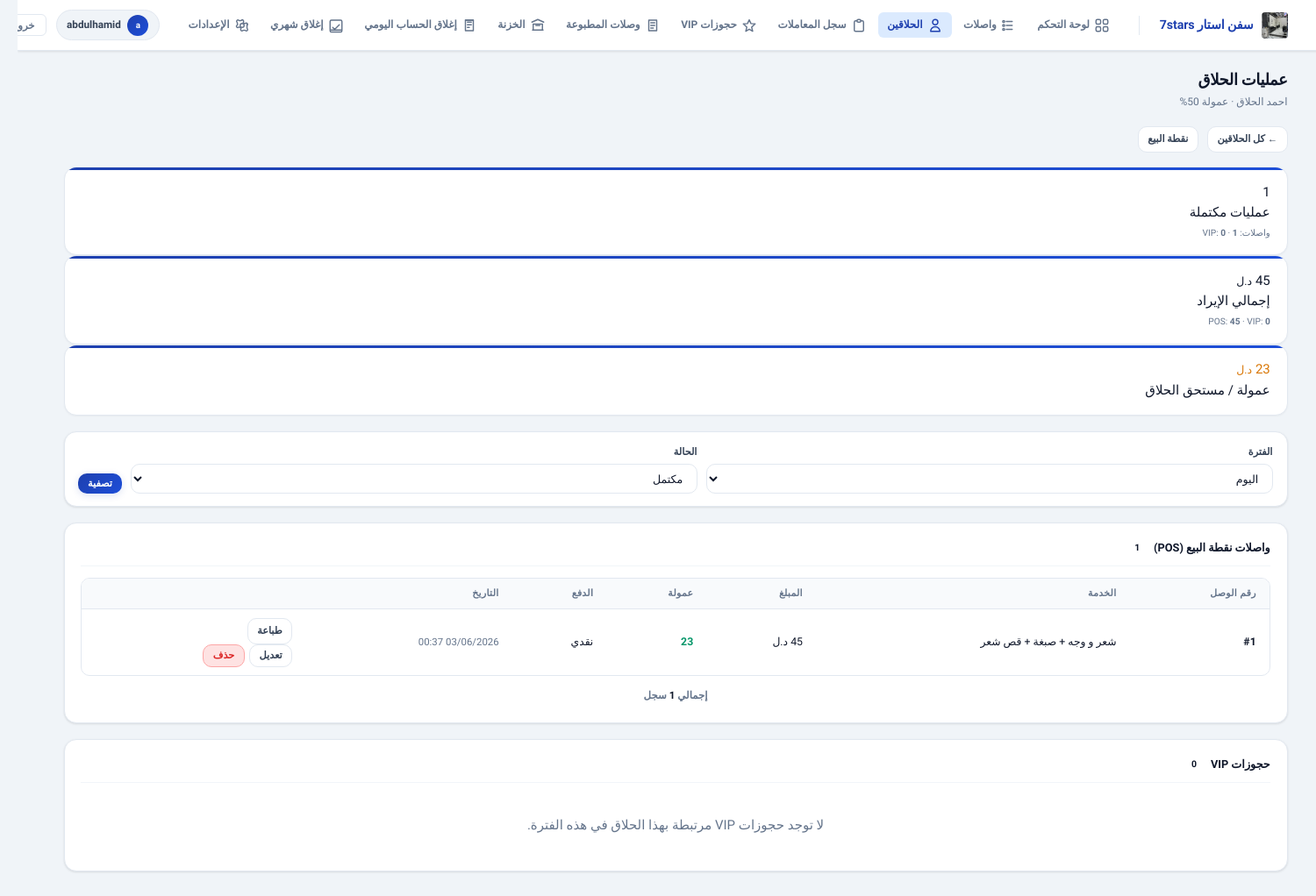
The app's page /app/barbers/3/?period=today&from=2026-06-03&to=2026-06-03 (signed in), older data.
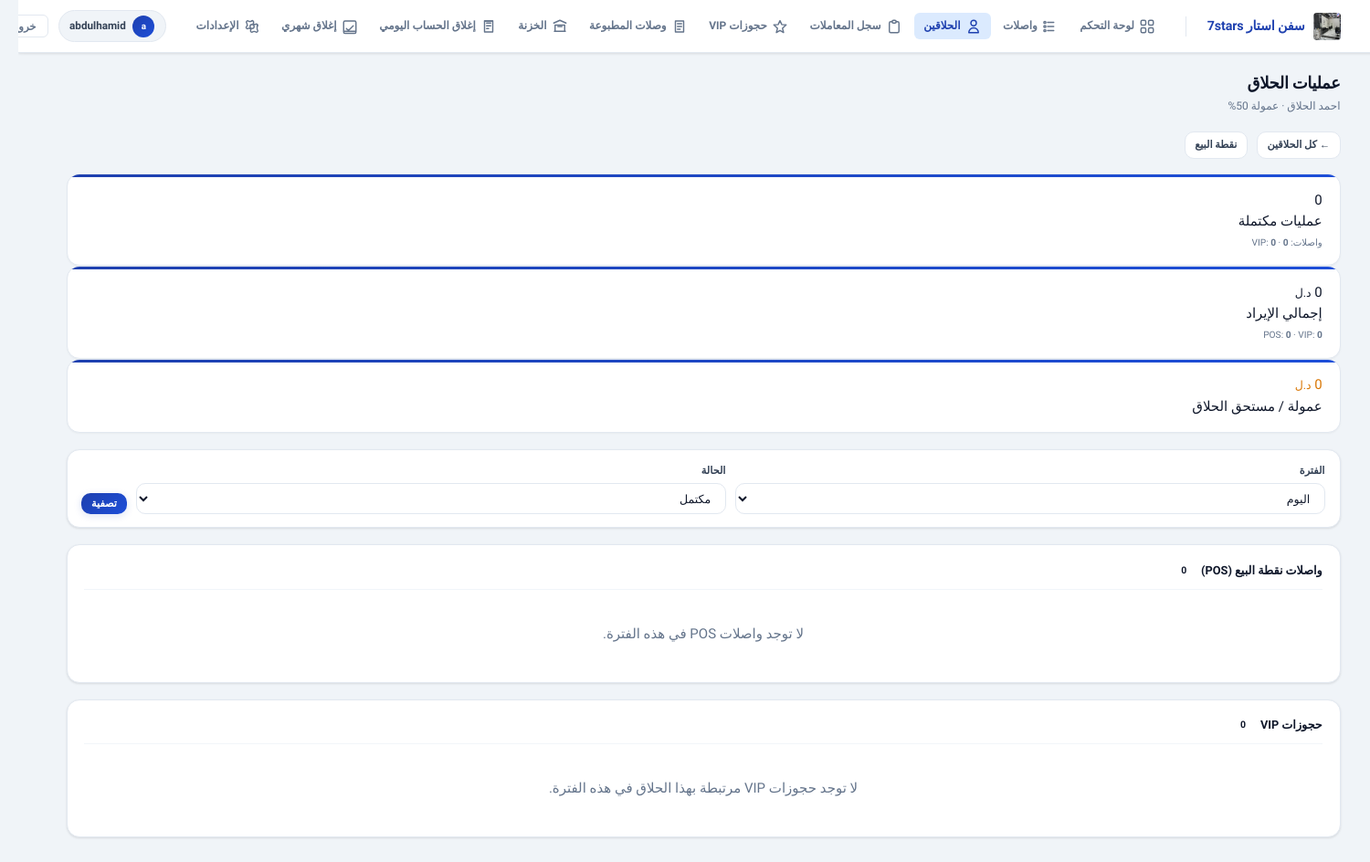
The same page, newer data.
### core/models.py (models this page shows, shortened)
class TimestampedModel(models.Model):
    created_at = models.DateTimeField(auto_now_add=True, db_index=True)
    updated_at = models.DateTimeField(auto_now=True, db_index=True)
    class Meta:
        abstract = True

class TicketItem(TimestampedModel):
    ticket = models.ForeignKey("core.Ticket", on_delete=models.CASCADE, related_name="items")
    service = models.ForeignKey("core.Service", on_delete=models.PROTECT, related_name="ticket_items")
    price = models.DecimalField(max_digits=12, decimal_places=2, default=0)
    commission_pct = models.DecimalField(max_digits=5, decimal_places=2, default=0)
    barber_commission_amount = models.DecimalField(max_digits=12, decimal_places=2, default=0)
    class Meta:
        unique_together = [("ticket", "service")]

class Service(TimestampedModel):
    name = models.CharField(max_length=120)
    category = models.ForeignKey(
        "core.ServiceCategory",
        on_delete=models.SET_NULL,
        null=True,
        blank=True,
        related_name="services",
    )
    base_price = models.DecimalField(max_digits=10, decimal_places=2, default=0)
    is_active = models.BooleanField(default=True)

class Ticket(TimestampedModel):
    customer = models.ForeignKey("core.Customer", on_delete=models.PROTECT, related_name="tickets")
    barber = models.ForeignKey("accounts.BarberProfile", on_delete=models.PROTECT, related_name="tickets")
    shift = models.ForeignKey("core.Shift", on_delete=models.PROTECT, related_name="tickets")
    service = models.ForeignKey(
        "core.Service",
        on_delete=models.SET_NULL,
        null=True,
        blank=True,
        related_name="tickets",
    )
    shift_sequence = models.PositiveIntegerField(
        null=True,
        blank=True,
        db_index=True,
        help_text="رقم تسلسلي للوصل ضمن الشفت (يُطبع على الوصل بدل اسم الزبون)",
    )
    status = models.CharField(max_length=20, choices=TicketStatus.choices, default=TicketStatus.WAITING, db_index=True)
    queue_position = models.PositiveIntegerField(default=0, db_index=True)
    started_at = models.DateTimeField(null=True, blank=True, db_index=True)
    completed_at = models.DateTimeField(null=True, blank=True, db_index=True)
    subtotal = models.DecimalField(max_digits=12, decimal_places=2, default=0)
    discount = models.DecimalField(max_digits=12, decimal_places=2, default=0)
    total = models.DecimalField(max_digits=12, decimal_places=2, default=0)
    barber_commission_total = models.DecimalField(max_digits=12, decimal_places=2, default=0)
    description = models.CharField(max_length=255, blank=True, default="")
    payment_method = models.CharField(
        max_length=10, choices=PaymentMethod.choices, default=PaymentMethod.CASH, blank=True,
    )
    locked_by_close = models.ForeignKey(
        "core.CloseLedger",
        on_delete=models.PROTECT,
        null=True,
        blank=True,
        related_name="locked_tickets",
    )
    class Meta:
        indexes = [
            models.Index(fields=["barber", "status", "queue_position"]),
            models.Index(fields=["shift", "status"]),
        ]
        constraints = [
            models.CheckConstraint(check=Q(total__gte=0), name="ticket_total_gte_0"),
            models.UniqueConstraint(
                fields=["shift", "shift_sequence"],
                condition=Q(shift_sequence__isnull=False),
                name="ticket_unique_shift_sequence",
            ),
        ]

### barber_ms/views.py (the view, shortened to what this page needs)
# urls.py: path("barbers/<int:barber_id>/", views.barber_operations_view, name="barber_operations"),
@login_required
def barber_operations_view(request, barber_id: int):
    if not _is_cashier_or_admin(request.user):
        messages.error(request, "ليس لديك صلاحية الوصول.")
        return redirect("frontend:dashboard")
    barber = get_object_or_404(BarberProfile.objects.select_related("user"), pk=barber_id)
    from_date, to_date, period = _parse_filter_dates(request)
    filter_shift = None
    shift_id = (request.GET.get("shift_id") or "").strip()
    if period == "shift" and shift_id.isdigit():
        filter_shift = get_object_or_404(Shift, pk=int(shift_id))
    tickets_qs = (
        Ticket.objects.filter(barber=barber)
        .select_related("customer", "barber__user", "service", "shift")
        .prefetch_related("receipts", "items__service")
        .order_by("-completed_at", "-created_at")
    )
    if filter_shift:
        tickets_qs = tickets_qs.filter(shift=filter_shift)
    else:
        if from_date:
            tickets_qs = tickets_qs.filter(completed_at__date__gte=from_date)
        if to_date:
            tickets_qs = tickets_qs.filter(completed_at__date__lte=to_date)
    status = (request.GET.get("status") or "COMPLETED").strip()
    if status == "ALL":
        pass
    elif status in dict(TicketStatus.choices):
        tickets_qs = tickets_qs.filter(status=status)
    else:
        tickets_qs = tickets_qs.filter(status=TicketStatus.COMPLETED)
        status = TicketStatus.COMPLETED
    if filter_shift:
        shift_stats = barber_shift_summary(barber, filter_shift)
        summary = {
            "tickets": shift_stats["ticket_count"],
            "revenue": shift_stats["total_revenue"],
            "commission": shift_stats["total_commission"],
            "vip_bookings": 0,
            "vip_revenue": 0,
            "vip_commission": 0,
        }
    else:
        summary = barber_combined_stats(barber, from_date, to_date)
    paginator, tickets_page = paginate_queryset(
        request, tickets_qs, per_page=BARBER_TX_PER_PAGE
    )
    vip_qs = vip_bookings_for_barber(
        barber, from_date=from_date, to_date=to_date, status=status if status != "ALL" else None
    )
    vip_paginator, vip_bookings_page = paginate_queryset(
        request, vip_qs, per_page=BARBER_TX_PER_PAGE, page_param="vpage"
    )
    vip_rows = []
    for booking in vip_bookings_page.object_list:
        rev, comm = barber_vip_share(booking, barber)
        vip_rows.append({"booking": booking, "share": rev, "commission": comm})
    return render(
        request,
        "frontend/barber_operations.html",
        {
            "barber": barber,
            "tickets_page": tickets_page,
            "paginator": paginator,
            "vip_rows": vip_rows,
            "vip_page": vip_bookings_page,
            "vip_paginator": vip_paginator,
            "vip_query_string": querystring_excluding_page(request, page_param="vpage"),
            "query_string": querystring_excluding_page(request),
            "filter_status": status or "COMPLETED",
            "filter_from": from_date,
            "filter_to": to_date,
            "filter_period": period,
            "filter_shift": filter_shift,
            "filter_shift_range": shift_display_range(filter_shift) if filter_shift else "",
            "summary": summary,
            "ticket_status_choices": TicketStatus.choices,
            "is_admin": _is_admin(request.user),
            "active_barbers": BarberProfile.objects.filter(is_active=True).order_by("name"),
            "pos_services": _active_services_qs(),
        },
    )

### accounts/models.py (called while the page is built)
    @property
    def display_name(self) -> str:
        n = (self.name or "").strip()
        if n:
            return n
        if self.user_id:
            return self.user.get_full_name() or self.user.username
        return "حلاق"

### barber_ms/context_processors.py (called while the page is built)
def _time_greeting_ar() -> str:
    h = timezone.localtime().hour
    if 5 <= h < 12:
        return "صباح الخير"
    if 12 <= h < 17:
        return "طاب نهارك"
    if 17 <= h < 22:
        return "مساء الخير"
    return "أهلاً بك"

def system_settings(request):
    try:
        qs = SystemSetting.objects.filter(key__in=_DEFAULTS.keys()).values_list("key", "value")
        stored = dict(qs)
    except Exception:
        stored = {}
    merged = {k: stored.get(k) or v for k, v in _DEFAULTS.items()}
    theme_key = merged.get("theme", "ocean")
    theme = THEMES.get(theme_key, THEMES["ocean"])
    now_local = timezone.localtime()
    return {
        "sys": merged,
        "theme": theme,
        "themes": THEMES,
        "time_greeting": _time_greeting_ar(),
        "now_local": now_local,
        "weekday_ar": _AR_WEEKDAYS[now_local.weekday()],
        "barber_login_enabled": merged.get("barber_login_enabled", "0") == "1",
    }

### templates/frontend/barber_operations.html (shortened to what the changed rows need)
{% extends "frontend/base.html" %}
{% block content %}
<div class="summary-grid" style="margin-bottom:18px">
  <div class="kpi-card">
    <div class="kpi-data">
      <div style="font-size:.68rem;color:var(--muted);margin-top:4px">
        واصلات: <b>{{ summary.pos_completed }}</b> · VIP: <b>{{ summary.vip_completed }}</b>
      </div>
    </div>
  </div>
  <div class="kpi-card">
    <div class="kpi-data">
      <div class="kv">{{ summary.revenue|floatformat:0 }} <small>{{ sys.currency }}</small></div>
      <div class="kl">إجمالي الإيراد</div>
      <div style="font-size:.68rem;color:var(--muted);margin-top:4px">
        POS: <b>{{ summary.pos_revenue|floatformat:0 }}</b> · VIP: <b>{{ summary.vip_revenue|floatformat:0 }}</b>
      </div>
    </div>
  </div>
  <div class="kpi-card">
    <div class="kpi-data">
      <div class="kv" style="color:var(--warning)">{{ summary.commission|floatformat:0 }} <small>{{ sys.currency }}</small></div>
      <div class="kl">عمولة / مستحق الحلاق</div>
    </div>
  </div>
</div>
<div class="card-accent">
  <div class="card-accent-inner">
    <div class="section-title">
      واصلات نقطة البيع (POS)
      <span class="badge b-wait">{% if tickets_page %}{{ tickets_page.paginator.count }}{% else %}0{% endif %}</span>
    </div>
    {% if tickets_page.object_list %}
    <div class="tbl-wrap" style="margin-top:12px">
      <table>
        <thead>
          <tr>
            <th>رقم الوصل</th>
            <th>الخدمة</th>
            <th>المبلغ</th>
            <th>عمولة</th>
            <th>الدفع</th>
            <th>التاريخ</th>
            <th></th>
          </tr>
        </thead>
        <tbody>
          {% for t in tickets_page %}
          <tr>
            <td style="font-weight:800">{% if t.shift_sequence %}#{{ t.shift_sequence }}{% else %}—{% endif %}</td>
            <td>
              {% with items=t.items.all %}
              {% if items %}
              {% for item in items %}{{ item.service.name }}{% if not forloop.last %} + {% endif %}{% endfor %}
              {% elif t.service %}{{ t.service.name }}
              {% else %}{{ t.description|default:"—" }}{% endif %}
              {% endwith %}
            </td>
            <td>{% if t.total > 0 %}{{ t.total|floatformat:0 }} {{ sys.currency }}{% else %}—{% endif %}</td>
            <td style="color:var(--success);font-weight:700">{% if t.barber_commission_total > 0 %}{{ t.barber_commission_total|floatformat:0 }}{% else %}—{% endif %}</td>
            <td>{% if t.payment_method == "CASH" %}نقدي{% else %}بطاقة{% endif %}</td>
            <td style="font-size:.76rem;color:var(--muted);white-space:nowrap">{{ t.completed_at|default:t.created_at|date:"d/m/Y H:i" }}</td>
            <td>
              {% if t.receipts.first %}
              <a href="{% url 'frontend:vip:receipt_print' t.receipts.first.id %}" target="_blank" class="btn btn-o btn-sm">طباعة</a>
              {% endif %}
              {% include "frontend/partials/ticket_row_actions.html" with t=t return_qs=query_string %}
            </td>
          </tr>
          {% endfor %}
        </tbody>
      </table>
    </div>
    {% include "frontend/partials/pagination.html" with page_obj=tickets_page query_string=query_string %}
    {% else %}
    <div class="empty" style="padding:24px;text-align:center;color:var(--muted)">لا توجد واصلات POS في هذه الفترة.</div>
    {% endif %}
  </div>
</div>
{% endblock %}

### templates/frontend/partials/ticket_row_actions.html (shortened to what this page needs)
<div class="tx-actions" style="display:flex;gap:.35rem;flex-wrap:wrap;align-items:center">
  <button type="button" class="btn btn-o btn-sm js-ticket-edit"
    data-id="{{ t.id }}"
    data-barber="{{ t.barber_id }}"
    data-item-ids="{% for i in t.items.all %}{{ i.service_id }}{% if not forloop.last %},{% endif %}{% empty %}{% if t.service_id %}{{ t.service_id }}{% endif %}{% endfor %}"
    data-pay="{{ t.payment_method|default:'CASH' }}"
    data-status="{{ t.status }}">تعديل</button>
  <form method="post" class="swal-confirm-form" style="display:inline"
        data-swal-title="حذف المعاملة"
        data-swal-text="حذف نهائي؟ لا يمكن التراجع."
        data-swal-icon="warning">
    <button type="submit" class="btn btn-d btn-sm">حذف</button>
  </form>
</div>

Row changes from the older to the newer data that the page shows:
removed Ticket: total "45", payment_method "نقدي", completed_at "03/06/2026 00:37", shows "طباعة"
removed TicketItem: service.name "شعر و وجه"
removed TicketItem: service.name "صبغة"
removed TicketItem: service.name "قص شعر"
Text that changed along with them:
{{ summary.pos_completed }}: "1" → "0"
{{ summary.revenue|floatformat:0 }}: "45" → "0"
{{ summary.pos_revenue|floatformat:0 }}: "45" → "0"
{{ summary.commission|floatformat:0 }}: "23" → "0"
{{ page_obj.paginator.count }}: "1" → (not shown)
text no longer shown: "رقم الوصل الخدمة المبلغ عمولة الدفع التاريخ إجمالي سجل"
text now shown: "لا توجد واصلات POS في هذه الفترة."
